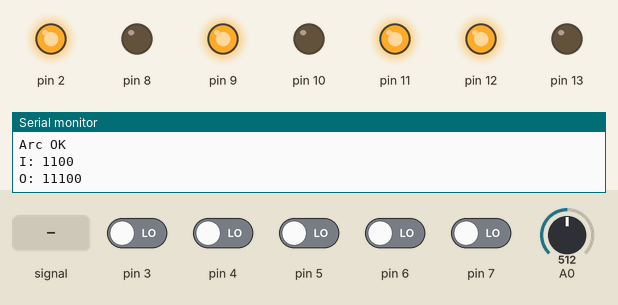
Simulated run of this sketch. Board: Arduino Uno, built with avr-gcc and run on an emulated ATmega328P. On the bench: output pins drawn as LEDs (lit = HIGH), the last lines printed to the serial monitor. The test bench sets the inputs (shaded band); at power-on: pin 3–7 LOW, A0 = 512.

Above: at 1.2 s.
1.3 s: A0 fed a 200 Hz sine of ±81 counts around its level
4.8 s: pin 3 driven HIGH
At 6.0 s:
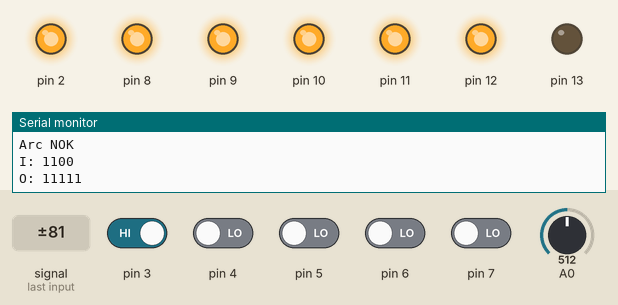
6.3 s: pin 3 driven LOW
At 9.43 s:
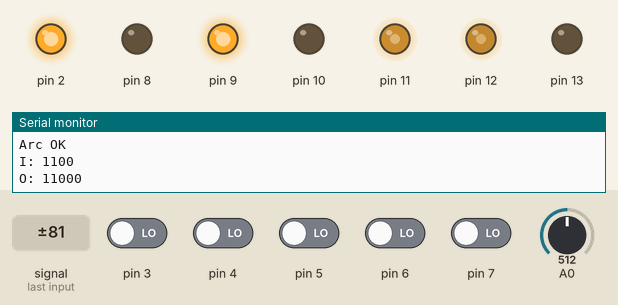
10.3 s: A0 set to 716
At 11.4 s:
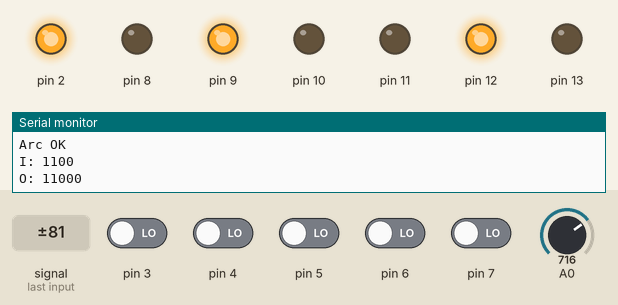
11.8 s: A0 fed a 50 Hz sine of ±306 counts around its level
At 13.01 s:
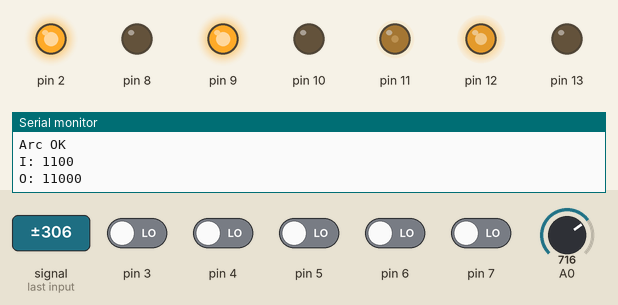
15.3 s: pin 7 driven HIGH
Timing chart, 0 to 19.8 s (numbered marks = the images above; inputs shaded):
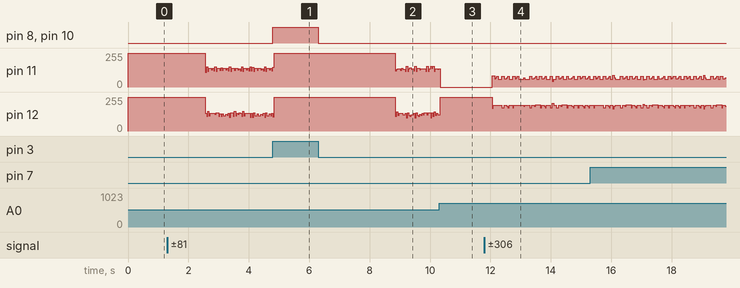

The sketch:

sketch.ino
```cpp
#include <Timer.h>

#include "config.h"
#include <plasma.h>
#include <pc.h>

Timer t;

void setup()
{
    Serial.begin(57600);
    plasma_init();
    pc_init();

    t.every(250, pc_update_flag);
}
unsigned long next_millis = 0;

void loop()
{
    static unsigned long ul_tmp;
    static float f_tmp;
    plasma_step();
    pc_step();

#ifdef V_DEBUG
    ul_tmp = millis();
    f_tmp = plasma_read_voltage();
    Serial.print(ul_tmp);
    Serial.print('\t');
    Serial.println(f_tmp);
#endif

#ifdef DEBUG
    if (next_millis < millis()) {
        Serial.print("Plasma V:");
        Serial.println(plasma_read_voltage());
        next_millis = millis() + 1000;

        if (plasma_arc_ok()) {
            Serial.println("Arc OK");
        } else {
            Serial.println("Arc NOK");
        }

        pc_print_io_status();
    }
#endif

    t.update();
}
```

config.h
```cpp
/* Displays status of the program */

#define DEBUG 1

/* Outputs millis and plasma tip voltage as fast as possible  */
//#define V_DEBUG 1
```

Measured:
- after the input at 4.8 s, pin 8, pin 10: LOW → HIGH at once
